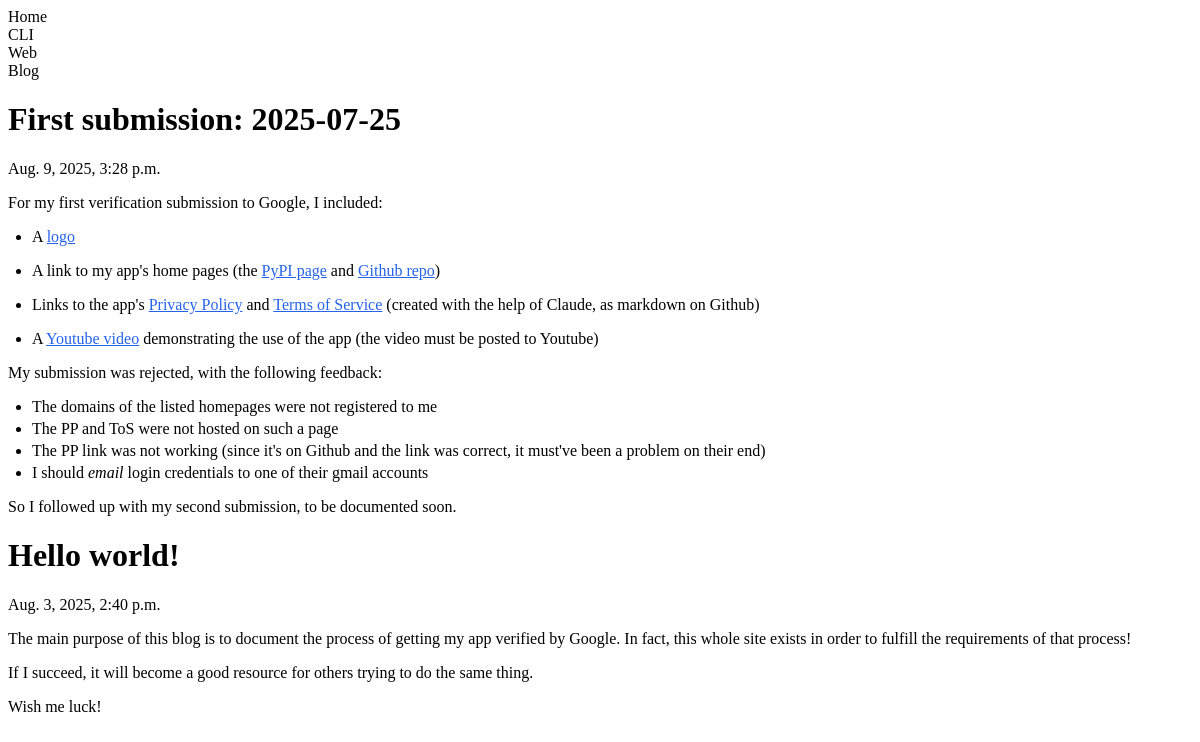
Screenshot of /blog/ with the database file from the repository.
### gsite/models.py (models this page shows, shortened)
class BlogPost(models.Model):
    title = models.CharField(max_length=255)
    body = models.TextField()
    created_on = models.DateTimeField(auto_now_add=True)
    last_modified = models.DateTimeField(auto_now=True)
    class Meta:
        ordering = ['-created_on']

### gsite/views.py (the view)
# urls.py: path('blog/', views.blog, name='blog'),
def blog(request):
    posts = BlogPost.objects.all()
    context = {'active_tab': 'blog', 'posts': posts}
    return render(
        request, "gsite/_blog.html", context,
        )

### gsite/templates/gsite/_blog.html (shortened to what this page needs)
{% load static %}
{% load markdownify %}
{% include 'gsite/_navbar.html' %}
<div id="tab-content" class="flex-1 mt-3">
<div class="max-w-xl bg-slate-300 border border-blue-600 shadow-lg overflow-hidden p-4">
    {% for post in posts %}
    <div class="text-left mb-8">
        <h1 class="text-3xl font-bold mb-3 leading-tight">
            {{ post.title }}
        </h1>
        <div class="flex items-center text-sm text-gray-600 mb-6">
            <time>{{ post.created_on }}</time>
        </div>
        <div class="markdown-content leading-relaxed space-y-4">
                {{ post.body|markdownify }}
        </div>
    </div>
    {% endfor %}
</div>
</div>

### gsite/templates/gsite/_navbar.html (shortened to what this page needs)
<nav class="bg-slate-300 border border-blue-600 p-0 inline-flex overflow-hidden mb-3">
				<div
					hx-get="/"
					hx-target="#tab-content"
					hx-swap="innerHTML"
					hx-trigger="click"
					{% comment %} class="flex-1 text-center flex items-center justify-center cursor-pointer hover:bg-slate-200 p-4 text-xl" {% endcomment %}
					class="flex-1 text-center flex items-center justify-center cursor-pointer p-4 text-xl
					{%if active_tab == 'home'%} bg-orange-100 {% else %} hover:bg-slate-200{% endif %}"
				>
					<span>Home</span>
				</div>
				<div
					hx-get="{% url 'cli' %}"
					hx-target="#tab-content"
					hx-swap="innerHTML"
					hx-trigger="click"
					{% comment %} class="flex-1 text-center flex items-center justify-center cursor-pointer hover:bg-slate-200 p-4 text-xl" {% endcomment %}
					class="flex-1 text-center flex items-center justify-center cursor-pointer p-4 text-xl
					{%if active_tab == 'cli'%} bg-orange-100 {% else %} hover:bg-slate-200{% endif %}"
				>
					<span>CLI</span>
				</div>
				<div
					hx-get="{% url 'web' %}"
					hx-target="#tab-content"
					hx-swap="innerHTML"
					hx-trigger="click"
					{% comment %} class="flex-1 text-center flex items-center justify-center cursor-pointer hover:bg-slate-200 p-4 text-xl" {% endcomment %}
					class="flex-1 text-center flex items-center justify-center cursor-pointer p-4 text-xl
					{%if active_tab == 'web'%} bg-orange-100 {% else %} hover:bg-slate-200{% endif %}"
				>
					<span>Web</span>
				</div>
				<div
					hx-get="{% url 'blog' %}"
					hx-target="#tab-content"
					hx-swap="innerHTML"
					hx-trigger="click"
					class="flex-1 text-center flex items-center justify-center cursor-pointer text-xl p-4 text-xl
					{%if active_tab == 'blog'%} bg-orange-100 {% else %} hover:bg-slate-200 {% endif %}"
				>
					<span>Blog</span>
				</div>
			</nav>

### gsite/templates/gsite/_blog.html (style rules this page uses)
.markdown-content ul { list-style-type: disc; padding-left: 1.5rem; margin: 1rem 0; }
.markdown-content li { margin: 0.25rem 0; }
.markdown-content a { color: #2563eb; text-decoration: underline; }
.markdown-content p { margin: 1rem 0; }

### rows the page displays
BlogPost: title "First submission: 2025-07-25", created_on "Aug. 9, 2025, 3:28 p.m.", body "For my first verification submission to Google, I included: A logo A link to my app's home pages (the PyPI page and Github repo ) Links to the app's Privacy Policy and Terms of Service (created with the help of Claude, as markdown on Github) A Youtube video demonstrating the use of the app (the video must be posted to Youtube) My submission was rejected, with the following feedback: The domains of the listed homepages were not registered to me The PP and ToS were not hosted on such a page The PP link was not working (since it's on Github and the link was correct, it must've been a problem on their end) I should email login credentials to one of their gmail accounts So I followed up with my…"
BlogPost: title "Hello world!", created_on "Aug. 3, 2025, 2:40 p.m.", body "The main purpose of this blog is to document the process of getting my app verified by Google. In fact, this whole site exists in order to fulfill the requirements of that process! If I succeed, it will become a good resource for others trying to do the same thing. Wish me luck!"
